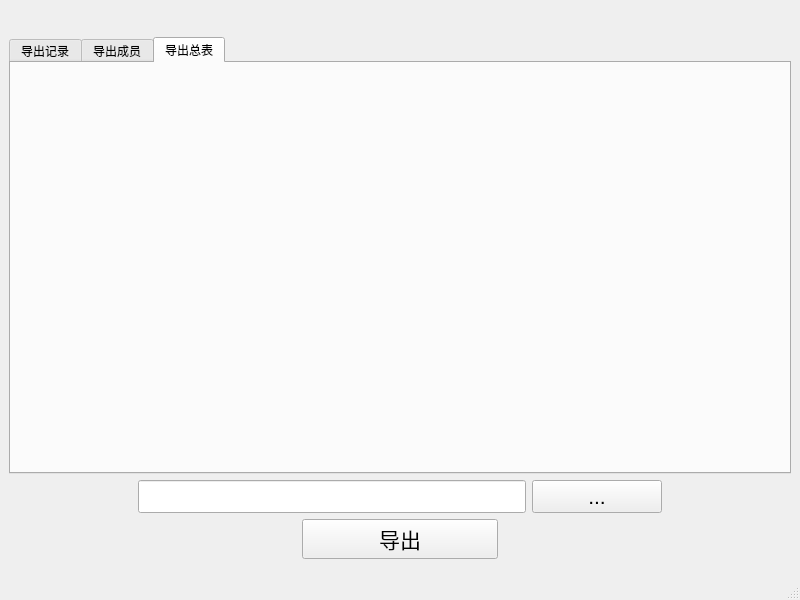
<?xml version="1.0" encoding="UTF-8"?>
<ui version="4.0">
 <class>ExportWindow</class>
 <widget class="QMainWindow" name="ExportWindow">
  <property name="geometry">
   <rect>
    <x>0</x>
    <y>0</y>
    <width>800</width>
    <height>600</height>
   </rect>
  </property>
  <property name="windowTitle">
   <string>MainWindow</string>
  </property>
  <widget class="QWidget" name="centralwidget">
   <layout class="QVBoxLayout" name="verticalLayout" stretch="1,8,2,1">
    <item>
     <layout class="QHBoxLayout" name="horizontalLayout_4">
      <item>
       <spacer name="horizontalSpacer_3">
        <property name="orientation">
         <enum>Qt::Horizontal</enum>
        </property>
        <property name="sizeHint" stdset="0">
         <size>
          <width>40</width>
          <height>20</height>
         </size>
        </property>
       </spacer>
      </item>
      <item>
       <widget class="QPushButton" name="minButton">
        <property name="text">
         <string/>
        </property>
        <property name="icon">
         <iconset>
          <normaloff>:/zoom.png</normaloff>:/zoom.png</iconset>
        </property>
        <property name="iconSize">
         <size>
          <width>25</width>
          <height>25</height>
         </size>
        </property>
        <property name="flat">
         <bool>true</bool>
        </property>
       </widget>
      </item>
      <item>
       <widget class="QPushButton" name="closeButton">
        <property name="text">
         <string/>
        </property>
        <property name="icon">
         <iconset>
          <normaloff>:/close.png</normaloff>:/close.png</iconset>
        </property>
        <property name="iconSize">
         <size>
          <width>25</width>
          <height>25</height>
         </size>
        </property>
        <property name="flat">
         <bool>true</bool>
        </property>
       </widget>
      </item>
     </layout>
    </item>
    <item>
     <widget class="QTabWidget" name="tabWidget">
      <property name="currentIndex">
       <number>2</number>
      </property>
      <property name="elideMode">
       <enum>Qt::ElideNone</enum>
      </property>
      <widget class="QWidget" name="tab">
       <attribute name="title">
        <string>导出记录</string>
       </attribute>
       <layout class="QVBoxLayout" name="verticalLayout_2">
        <item>
         <layout class="QHBoxLayout" name="horizontalLayout_5">
          <property name="leftMargin">
           <number>30</number>
          </property>
          <property name="topMargin">
           <number>0</number>
          </property>
          <item>
           <widget class="QLabel" name="label">
            <property name="font">
             <font>
              <family>Microsoft YaHei UI</family>
              <pointsize>16</pointsize>
             </font>
            </property>
            <property name="text">
             <string>导出条件</string>
            </property>
           </widget>
          </item>
          <item>
           <spacer name="horizontalSpacer_4">
            <property name="orientation">
             <enum>Qt::Horizontal</enum>
            </property>
            <property name="sizeHint" stdset="0">
             <size>
              <width>40</width>
              <height>20</height>
             </size>
            </property>
           </spacer>
          </item>
         </layout>
        </item>
        <item>
         <layout class="QHBoxLayout" name="horizontalLayout" stretch="2,3,1,3,5">
          <property name="leftMargin">
           <number>50</number>
          </property>
          <item>
           <widget class="QCheckBox" name="dateCheckBox">
            <property name="font">
             <font>
              <family>Microsoft YaHei UI</family>
              <pointsize>16</pointsize>
             </font>
            </property>
            <property name="text">
             <string>日期区间</string>
            </property>
            <property name="checked">
             <bool>true</bool>
            </property>
           </widget>
          </item>
          <item>
           <widget class="QDateEdit" name="startDateEdit">
            <property name="font">
             <font>
              <family>Microsoft YaHei UI</family>
              <pointsize>16</pointsize>
             </font>
            </property>
            <property name="calendarPopup">
             <bool>true</bool>
            </property>
            <property name="date">
             <date>
              <year>2022</year>
              <month>3</month>
              <day>1</day>
             </date>
            </property>
           </widget>
          </item>
          <item>
           <widget class="QLabel" name="label_2">
            <property name="font">
             <font>
              <family>Microsoft YaHei UI</family>
              <pointsize>16</pointsize>
             </font>
            </property>
            <property name="text">
             <string>到</string>
            </property>
            <property name="alignment">
             <set>Qt::AlignCenter</set>
            </property>
           </widget>
          </item>
          <item>
           <widget class="QDateEdit" name="endDateEdit">
            <property name="font">
             <font>
              <family>Microsoft YaHei UI</family>
              <pointsize>16</pointsize>
             </font>
            </property>
            <property name="calendarPopup">
             <bool>true</bool>
            </property>
            <property name="date">
             <date>
              <year>2022</year>
              <month>3</month>
              <day>1</day>
             </date>
            </property>
           </widget>
          </item>
          <item>
           <spacer name="verticalSpacer">
            <property name="orientation">
             <enum>Qt::Horizontal</enum>
            </property>
            <property name="sizeHint" stdset="0">
             <size>
              <width>40</width>
              <height>20</height>
             </size>
            </property>
           </spacer>
          </item>
         </layout>
        </item>
        <item>
         <layout class="QHBoxLayout" name="horizontalLayout_2" stretch="1,3,6,0,0,0">
          <property name="leftMargin">
           <number>50</number>
          </property>
          <item>
           <widget class="QCheckBox" name="groupCheckBox">
            <property name="font">
             <font>
              <family>Microsoft YaHei UI</family>
              <pointsize>16</pointsize>
             </font>
            </property>
            <property name="text">
             <string>技术组别</string>
            </property>
            <property name="iconSize">
             <size>
              <width>25</width>
              <height>25</height>
             </size>
            </property>
           </widget>
          </item>
          <item>
           <widget class="QComboBox" name="groupComboBox">
            <property name="font">
             <font>
              <family>Microsoft YaHei UI</family>
              <pointsize>16</pointsize>
             </font>
            </property>
            <item>
             <property name="text">
              <string>机械</string>
             </property>
            </item>
            <item>
             <property name="text">
              <string>电控</string>
             </property>
            </item>
            <item>
             <property name="text">
              <string>视觉</string>
             </property>
            </item>
            <item>
             <property name="text">
              <string>硬件</string>
             </property>
            </item>
            <item>
             <property name="text">
              <string>宣传</string>
             </property>
            </item>
           </widget>
          </item>
          <item>
           <spacer name="horizontalSpacer_5">
            <property name="orientation">
             <enum>Qt::Horizontal</enum>
            </property>
            <property name="sizeHint" stdset="0">
             <size>
              <width>40</width>
              <height>20</height>
             </size>
            </property>
           </spacer>
          </item>
          <item>
           <widget class="QCheckBox" name="valueCheckBox">
            <property name="font">
             <font>
              <family>Microsoft YaHei UI</family>
              <pointsize>16</pointsize>
             </font>
            </property>
            <property name="text">
             <string>分值</string>
            </property>
           </widget>
          </item>
          <item>
           <widget class="QComboBox" name="comboBox_2">
            <property name="font">
             <font>
              <family>Microsoft YaHei UI</family>
              <pointsize>14</pointsize>
             </font>
            </property>
            <item>
             <property name="text">
              <string>加分</string>
             </property>
            </item>
            <item>
             <property name="text">
              <string>减分</string>
             </property>
            </item>
           </widget>
          </item>
          <item>
           <spacer name="horizontalSpacer_6">
            <property name="orientation">
             <enum>Qt::Horizontal</enum>
            </property>
            <property name="sizeHint" stdset="0">
             <size>
              <width>40</width>
              <height>20</height>
             </size>
            </property>
           </spacer>
          </item>
         </layout>
        </item>
        <item>
         <spacer name="verticalSpacer_2">
          <property name="orientation">
           <enum>Qt::Vertical</enum>
          </property>
          <property name="sizeHint" stdset="0">
           <size>
            <width>20</width>
            <height>40</height>
           </size>
          </property>
         </spacer>
        </item>
       </layout>
      </widget>
      <widget class="QWidget" name="tab_2">
       <attribute name="title">
        <string>导出成员</string>
       </attribute>
      </widget>
      <widget class="QWidget" name="tab_3">
       <attribute name="title">
        <string>导出总表</string>
       </attribute>
      </widget>
     </widget>
    </item>
    <item>
     <layout class="QHBoxLayout" name="horizontalLayout_3" stretch="1,3,1,1">
      <item>
       <spacer name="horizontalSpacer">
        <property name="orientation">
         <enum>Qt::Horizontal</enum>
        </property>
        <property name="sizeHint" stdset="0">
         <size>
          <width>40</width>
          <height>20</height>
         </size>
        </property>
       </spacer>
      </item>
      <item>
       <widget class="QLineEdit" name="pathLineEdit">
        <property name="font">
         <font>
          <family>Microsoft JhengHei UI</family>
          <pointsize>16</pointsize>
         </font>
        </property>
       </widget>
      </item>
      <item>
       <widget class="QPushButton" name="selectPathButton">
        <property name="font">
         <font>
          <family>Microsoft YaHei UI</family>
          <pointsize>16</pointsize>
         </font>
        </property>
        <property name="text">
         <string>...</string>
        </property>
       </widget>
      </item>
      <item>
       <spacer name="horizontalSpacer_2">
        <property name="orientation">
         <enum>Qt::Horizontal</enum>
        </property>
        <property name="sizeHint" stdset="0">
         <size>
          <width>40</width>
          <height>20</height>
         </size>
        </property>
       </spacer>
      </item>
     </layout>
    </item>
    <item>
     <layout class="QHBoxLayout" name="horizontalLayout_6" stretch="3,2,3">
      <property name="topMargin">
       <number>0</number>
      </property>
      <property name="bottomMargin">
       <number>10</number>
      </property>
      <item>
       <spacer name="horizontalSpacer_7">
        <property name="orientation">
         <enum>Qt::Horizontal</enum>
        </property>
        <property name="sizeHint" stdset="0">
         <size>
          <width>40</width>
          <height>20</height>
         </size>
        </property>
       </spacer>
      </item>
      <item>
       <widget class="QPushButton" name="exporButton">
        <property name="font">
         <font>
          <family>Microsoft YaHei UI</family>
          <pointsize>16</pointsize>
         </font>
        </property>
        <property name="text">
         <string>导出</string>
        </property>
       </widget>
      </item>
      <item>
       <spacer name="horizontalSpacer_8">
        <property name="orientation">
         <enum>Qt::Horizontal</enum>
        </property>
        <property name="sizeHint" stdset="0">
         <size>
          <width>40</width>
          <height>20</height>
         </size>
        </property>
       </spacer>
      </item>
     </layout>
    </item>
   </layout>
  </widget>
  <widget class="QStatusBar" name="statusbar"/>
 </widget>
 <resources/>
 <connections>
  <connection>
   <sender>closeButton</sender>
   <signal>clicked()</signal>
   <receiver>ExportWindow</receiver>
   <slot>close()</slot>
   <hints>
    <hint type="sourcelabel">
     <x>771</x>
     <y>26</y>
    </hint>
    <hint type="destinationlabel">
     <x>399</x>
     <y>299</y>
    </hint>
   </hints>
  </connection>
  <connection>
   <sender>minButton</sender>
   <signal>clicked()</signal>
   <receiver>ExportWindow</receiver>
   <slot>showMinimized()</slot>
   <hints>
    <hint type="sourcelabel">
     <x>728</x>
     <y>26</y>
    </hint>
    <hint type="destinationlabel">
     <x>399</x>
     <y>299</y>
    </hint>
   </hints>
  </connection>
 </connections>
</ui>
